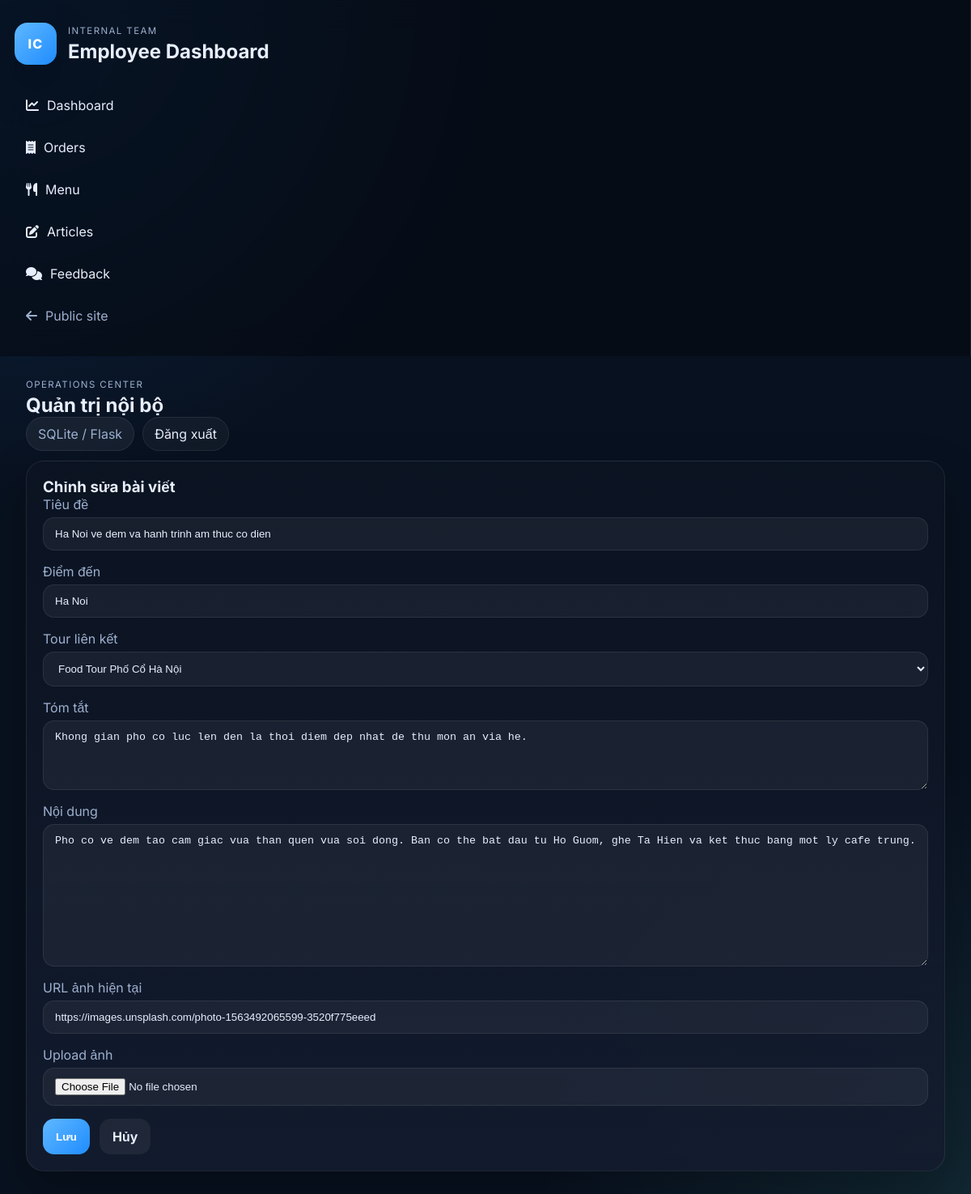
/admin/articles/1/edit (signed in), run on an earlier commit of the app's database.
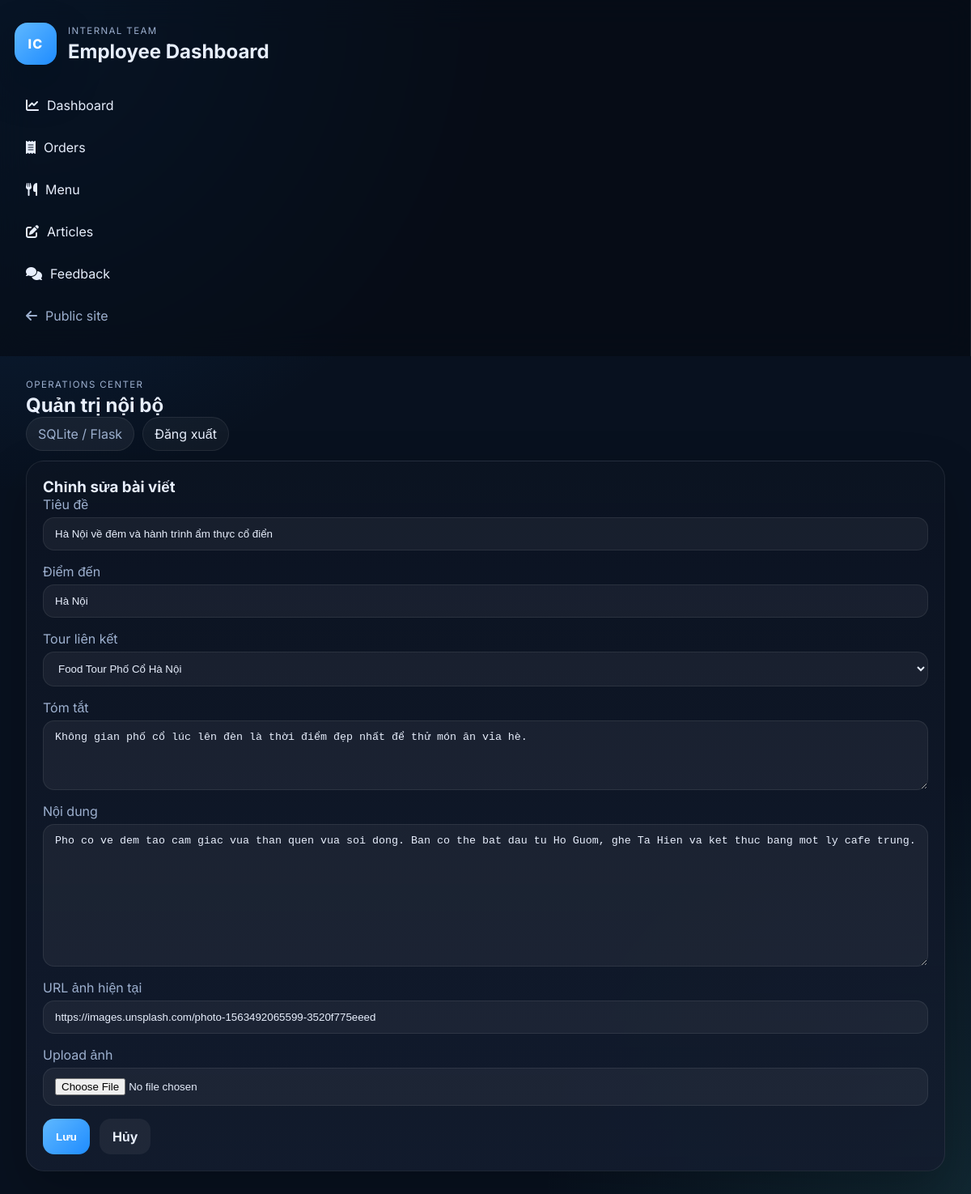
And on a later commit of the database.
### tables this page shows
CREATE TABLE Blogs (
            id INTEGER PRIMARY KEY AUTOINCREMENT,
            title TEXT NOT NULL,
            destination TEXT NOT NULL,
            summary TEXT NOT NULL,
            content TEXT NOT NULL,
            image_url TEXT,
            tour_id INTEGER NOT NULL,
            FOREIGN KEY (tour_id) REFERENCES Tours (id)
        );

CREATE TABLE Tours (
            id INTEGER PRIMARY KEY AUTOINCREMENT,
            name TEXT NOT NULL,
            price REAL,
            image_url TEXT,
            slots_left INTEGER,
            slots_booked INTEGER
        , duration_days INTEGER DEFAULT 1, hours_left INTEGER DEFAULT 72, route_summary TEXT);

### admin/routes.py (the view, shortened to what this page needs)
@admin_bp.route("/articles/<int:article_id>/edit", methods=["GET", "POST"])
def article_edit(article_id):
    article = get_article(article_id)
    if article is None:
        flash("Không tìm thấy bài viết.", "error")
        return redirect(url_for("admin.articles_index"))
    tours = list_tours()
    return render_template("admin/articles/form.html", article=article, tours=tours, form_action=url_for("admin.article_edit", article_id=article_id))

### admin/routes.py (called while the page is built)
@admin_bp.before_request
def require_admin_access():
    if request.endpoint in {"admin.admin_login", "admin.admin_logout"}:
        return None
    if session.get("admin_authenticated"):
        return None
    return redirect(url_for("admin.admin_login"))

### admin/services.py (called while the page is built)
def _helpers():
    from web_du_lich import get_db_connection, query_all, query_one
    return get_db_connection, query_all, query_one

def get_article(article_id: int):
    _, _, query_one = _helpers()
    return query_one(
        """
        SELECT b.*, t.name AS tour_name
        FROM Blogs b
        JOIN Tours t ON b.tour_id = t.id
        WHERE b.id = ?
        """,
        (article_id,),
    )

def list_tours():
    _, query_all, _ = _helpers()
    return query_all("SELECT id, name FROM Tours ORDER BY name ASC")

### web_du_lich.py (called while the page is built)
def get_db_connection():
    conn = sqlite3.connect(DB_PATH)
    conn.row_factory = sqlite3.Row
    return conn

def query_all(sql, params=()):
    conn = get_db_connection()
    rows = conn.execute(sql, params).fetchall()
    conn.close()
    return rows

def query_one(sql, params=()):
    conn = get_db_connection()
    row = conn.execute(sql, params).fetchone()
    conn.close()
    return row

### templates/admin/articles/form.html (shortened to what this page needs)
{% extends 'admin/base_admin.html' %}
{% block content %}
<section class="panel-card form-card">
    <h3>{% if article %}Chỉnh sửa bài viết{% else %}Tạo bài viết mới{% endif %}</h3>
    <form method="post" action="{{ form_action }}" enctype="multipart/form-data" class="stack-form form-grid">
        <label>Tiêu đề
            <input type="text" name="title" value="{{ article['title'] if article else '' }}" required>
        </label>
        <label>Điểm đến
            <input type="text" name="destination" value="{{ article['destination'] if article else '' }}" required>
        </label>
        <label>Tour liên kết
            <select name="tour_id" required>
                {% for tour in tours %}
                <option value="{{ tour['id'] }}" {% if article and article['tour_id'] == tour['id'] %}selected{% endif %}>{{ tour['name'] }}</option>
                {% endfor %}
            </select>
        </label>
        <label>Tóm tắt
            <textarea name="summary" rows="4" required>{{ article['summary'] if article else '' }}</textarea>
        </label>
        <label>Nội dung
            <textarea name="content" rows="10" required>{{ article['content'] if article else '' }}</textarea>
        </label>
        <label>URL ảnh hiện tại
            <input type="text" name="image_url" value="{{ article['image_url'] if article and article['image_url'] else '' }}" placeholder="Hoặc để trống nếu upload ảnh">
        </label>
        <label>Upload ảnh
            <input type="file" name="image_file" accept="image/*">
        </label>
        <div class="form-actions">
            <button type="submit" class="btn-primary">Lưu</button>
            <a href="{{ url_for('admin.articles_index') }}" class="btn-secondary">Hủy</a>
        </div>
    </form>
</section>
{% endblock %}

What changed in the data, as far as the page shows it:
changed Blogs "https://images.unsplash.com/photo-1563492065599-3520f775eeed": title "Ha Noi ve dem va hanh trinh am thuc co dien" → "Hà Nội về đêm và hành trình ẩm thực cổ điển"; destination "Ha Noi" → "Hà Nội"; summary "Khong gian pho co luc len den la thoi diem dep nhat de thu mon an via he." → "Không gian phố cổ lúc lên đèn là thời điểm đẹp nhất để thử món ăn vỉa hè."
